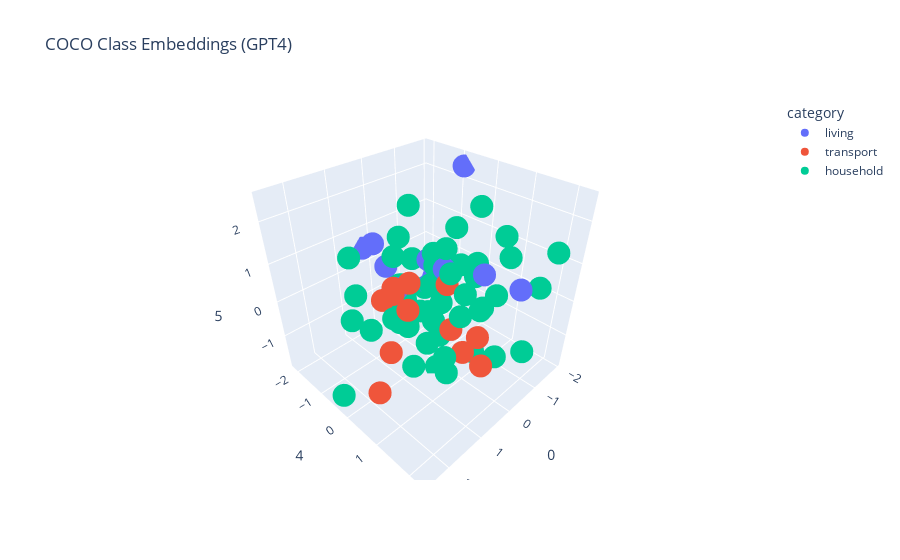

Source (notebook cell):
### Code cell
# plot results
fig = px.scatter_3d(
    gpt_df, x='0', y='4', z='5',
    color='category',
    title=f'COCO Class Embeddings (GPT4)',
    hover_data={'word': True, 'category': False, '0': False, '4': False, '5': False},
)
fig.show()

### Figure 1 — Plotly figure (JSON) as saved in the notebook; plotly's stock layout.template omitted (floating-point values rounded to 4 significant figures)
{"data": [{"customdata": [["person", "living"], ["bird", "living"], ["cat", "living"], ["dog", "living"], ["horse", "living"], ["sheep", "living"], ["cow", "living"], ["elephant", "living"], ["bear", "living"], ["zebra", "living"], ["giraffe", "living"]], "hovertemplate": "word=%{customdata[0]}<extra></extra>", "legendgroup": "living", "marker": {"color": "#636efa", "symbol": "circle"}, "mode": "markers", "name": "living", "scene": "scene", "showlegend": true, "type": "scatter3d", "x": [-1.927, -0.2735, -1.158, 0.1026, 0.5945, 0.849, 0.3118, -0.2226, -0.1293, 0.3938, -0.2565], "y": [-0.8837, 2.098, 0.5485, 0.4188, -0.919, -1.016, -2.145, -0.1971, -0.2354, -0.7923, -0.421], "z": [2.324, 1.053, 0.2707, 0.9447, 0.6366, 1.28, 0.4903, 0.3092, 0.1321, -0.0143, 0.6597]}, {"customdata": [["bicycle", "transport"], ["car", "transport"], ["motorcycle", "transport"], ["airplane", "transport"], ["bus", "transport"], ["train", "transport"], ["truck", "transport"], ["boat", "transport"], ["traffic light", "transport"], ["fire hydrant", "transport"], ["stop sign", "transport"], ["parking meter", "transport"]], "hovertemplate": "word=%{customdata[0]}<extra></extra>", "legendgroup": "transport", "marker": {"color": "#EF553B", "symbol": "circle"}, "mode": "markers", "name": "transport", "scene": "scene", "showlegend": true, "type": "scatter3d", "x": [1.954, 0.2015, 1.875, -0.3385, 0.5323, 1.33, 0.6878, 0.8744, 1.567, 0.7472, 0.4927, 0.5069], "y": [0.7606, 0.6015, 0.1831, 0.2892, -0.2884, 0.1624, -1.007, -0.3739, 0.905, 1.568, 1.724, 1.877], "z": [-0.002744, 0.6828, -1.663, -1.062, -0.3109, 0.7791, -0.3224, 0.4402, 1.526, -0.2608, 0.07814, -0.5959]}, {"customdata": [["bench", "household"], ["backpack", "household"], ["umbrella", "household"], ["handbag", "household"], ["tie", "household"], ["suitcase", "household"], ["frisbee", "household"], ["skis", "household"], ["snowboard", "household"], ["sports ball", "household"], ["kite", "household"], ["baseball bat", "household"], ["baseball glove", "household"], ["skateboard", "household"], ["surfboard", "household"], ["tennis racket", "household"], ["bottle", "household"], ["wine glass", "household"], ["cup", "household"], ["fork", "household"], ["knife", "household"], ["spoon", "household"], ["bowl", "household"], ["banana", "household"], ["apple", "household"], ["sandwich", "household"], ["orange", "household"], ["broccoli", "household"], ["carrot", "household"], ["hot dog", "household"], ["pizza", "household"], ["donut", "household"], ["cake", "household"], ["chair", "household"], ["couch", "household"], ["potted plant", "household"], ["bed", "household"], ["dining table", "household"], ["toilet", "household"], ["tv", "household"], ["laptop", "household"], ["mouse", "household"], ["remote", "household"], ["keyboard", "household"], ["cell phone", "household"], ["microwave", "household"], ["oven", "household"], ["toaster", "household"], ["sink", "household"], ["refrigerator", "household"], ["book", "household"], ["clock", "household"], ["vase", "household"], ["scissors", "household"], ["teddy bear", "household"], ["hair drier", "household"], ["toothbrush", "household"]], "hovertemplate": "word=%{customdata[0]}<extra></extra>", "legendgroup": "household", "marker": {"color": "#00cc96", "symbol": "circle"}, "mode": "markers", "name": "household", "scene": "scene", "showlegend": true, "type": "scatter3d", "x": [-0.3583, 0.2298, 0.1195, -1.079, -0.1349, -0.265, -1.311, 0.5097, 0.2778, 0.4531, 0.9507, -0.7598, -1.192, 1.494, 1.997, -0.4685, 0.733, 0.8009, -1.8, -0.01053, 0.04319, -0.6184, -0.8502, -0.4177, -1.17, 0.1902, -1.577, -0.2593, -1.563, -0.9916, 0.2354, -1.916, 0.2128, -1.37, -0.004877, 1.355, 0.3061, -0.3894, 0.0007775, -0.1689, -1.156, -1.404, -1.41, -1.707, 0.3118, -0.5732, -0.1151, -0.05294, -0.3215, -0.09252, -0.1151, 1.236, -0.8248, 0.5323, 2.435, 2.531, 0.7783], "y": [-1.573, 0.3658, -0.754, 0.3776, 1.326, -0.2324, -1.594, -0.6126, 0.7577, -1.031, -1.202, -0.9072, -0.8395, -1.025, -0.4033, 0.4601, -0.5743, 1.197, -0.1735, 0.351, -0.04383, -1.349, -0.7923, -1.226, 2.281, -0.2413, 0.7695, -0.203, -0.5183, 1.061, -0.919, -0.2943, -0.7157, -1.14, -0.1912, 0.7547, -0.4593, 1.592, -1.137, -1.317, 1.836, 1.889, 0.3275, 0.8608, 1.2, -0.4328, 0.09761, -0.9721, -0.3179, 0.1359, 1.17, 1.524, -0.7511, -0.7275, -0.424, 0.6045, 1.297], "z": [-0.7962, -1.855, -1.312, 1.981, 0.2707, -1.047, -1.22, -0.877, 1.064, -0.4495, -1.208, -1.397, -1.297, 1.195, 0.1552, -0.6421, -0.6074, -1.073, -0.01045, 1.368, 0.29, 0.1321, 0.1205, 1.7, 1.584, -0.4919, 1.214, 0.5981, -0.1029, 0.01651, -0.05281, -0.5304, -0.4033, -0.6421, -1.601, -0.7962, -0.4765, -1.131, 1.068, -0.4341, -1.316, 0.4325, -1.054, 0.6405, 0.783, -0.2801, 0.3015, -0.9502, 0.8446, -1.193, -1.07, -0.1029, 0.03577, 0.9486, -1.782, 1.588, 2.497]}], "layout": {"legend": {"title": {"text": "category"}, "tracegroupgap": 0}, "scene": {"domain": {"x": [0, 1], "y": [0, 1]}, "xaxis": {"title": {"text": "0"}}, "yaxis": {"title": {"text": "4"}}, "zaxis": {"title": {"text": "5"}}}, "title": {"text": "COCO Class Embeddings (GPT4)"}}}
